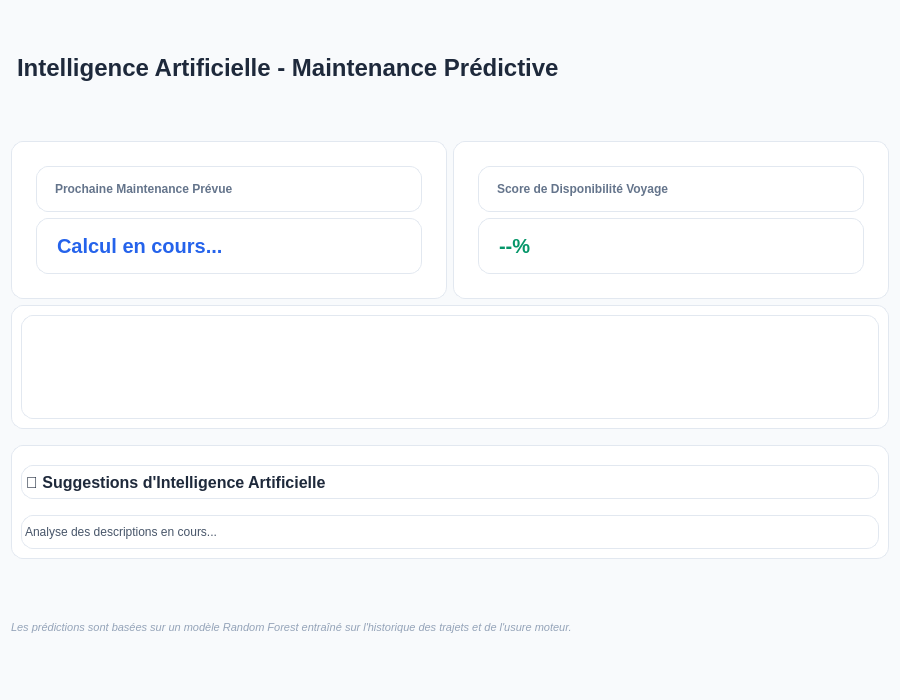
<?xml version="1.0" encoding="UTF-8"?>
<ui version="4.0">
 <class>NavirePredictivePage</class>
 <widget class="QWidget" name="NavirePredictivePage">
  <property name="geometry">
   <rect>
    <x>0</x>
    <y>0</y>
    <width>900</width>
    <height>700</height>
   </rect>
  </property>
  <property name="windowTitle">
   <string>Analyse Prédictive &amp; Maintenance</string>
  </property>
  <property name="styleSheet">
   <string>background-color: #f8fafc;</string>
  </property>
  <layout class="QVBoxLayout" name="mainLayout">
   <item>
    <widget class="QLabel" name="lblHeader">
     <property name="text">
      <string>Intelligence Artificielle - Maintenance Prédictive</string>
     </property>
     <property name="styleSheet">
      <string>font-size: 24px; font-weight: bold; color: #1e293b; padding-bottom: 10px;</string>
     </property>
    </widget>
   </item>
   <item>
    <layout class="QHBoxLayout" name="kpiLayout">
     <item>
      <widget class="QFrame" name="cardMaintenance">
       <property name="styleSheet">
        <string>background-color: #ffffff; border-radius: 12px; padding: 15px; border: 1px solid #e2e8f0;</string>
       </property>
       <layout class="QVBoxLayout" name="v1">
        <item>
         <widget class="QLabel" name="lblMaintTitle">
          <property name="text">
           <string>Prochaine Maintenance Prévue</string>
          </property>
          <property name="styleSheet">
           <string>color: #64748b; font-weight: bold;</string>
          </property>
         </widget>
        </item>
        <item>
         <widget class="QLabel" name="lblMaintValue">
          <property name="text">
           <string>Calcul en cours...</string>
          </property>
          <property name="styleSheet">
           <string>font-size: 20px; font-weight: 800; color: #2563eb;</string>
          </property>
         </widget>
        </item>
       </layout>
      </widget>
     </item>
     <item>
      <widget class="QFrame" name="cardReadiness">
       <property name="styleSheet">
        <string>background-color: #ffffff; border-radius: 12px; padding: 15px; border: 1px solid #e2e8f0;</string>
       </property>
       <layout class="QVBoxLayout" name="v2">
        <item>
         <widget class="QLabel" name="lblReadinessTitle">
          <property name="text">
           <string>Score de Disponibilité Voyage</string>
          </property>
          <property name="styleSheet">
           <string>color: #64748b; font-weight: bold;</string>
          </property>
         </widget>
        </item>
        <item>
         <widget class="QLabel" name="lblReadinessValue">
          <property name="text">
           <string>--%</string>
          </property>
          <property name="styleSheet">
           <string>font-size: 20px; font-weight: 800; color: #059669;</string>
          </property>
         </widget>
        </item>
       </layout>
      </widget>
     </item>
    </layout>
   </item>
   <item>
    <widget class="QFrame" name="cardCharts">
     <property name="styleSheet">
      <string>background-color: #ffffff; border-radius: 12px; border: 1px solid #e2e8f0;</string>
     </property>
     <layout class="QVBoxLayout" name="chartLayout">
      <item>
       <widget class="QWidget" name="chartContainer" native="true">
        <property name="minimumHeight">
         <number>350</number>
        </property>
       </widget>
      </item>
     </layout>
    </widget>
   </item>
   <item>
    <widget class="QFrame" name="cardSuggestions">
     <property name="styleSheet">
      <string>background-color: #ffffff; border-radius: 12px; border: 1px solid #e2e8f0; margin-top: 10px;</string>
     </property>
     <layout class="QVBoxLayout" name="v3">
      <item>
       <widget class="QLabel" name="lblSugTitle">
        <property name="text">
         <string>🧠 Suggestions d'Intelligence Artificielle</string>
        </property>
        <property name="styleSheet">
         <string>font-weight: bold; color: #1e293b; font-size: 16px;</string>
        </property>
       </widget>
      </item>
      <item>
       <widget class="QLabel" name="lblSuggestions">
        <property name="text">
         <string>Analyse des descriptions en cours...</string>
        </property>
        <property name="wordWrap">
         <bool>true</bool>
        </property>
        <property name="styleSheet">
         <string>color: #475569; line-height: 1.4;</string>
        </property>
       </widget>
      </item>
     </layout>
    </widget>
   </item>
   <item>
    <widget class="QLabel" name="lblInfo">
     <property name="text">
      <string>Les prédictions sont basées sur un modèle Random Forest entraîné sur l'historique des trajets et de l'usure moteur.</string>
     </property>
     <property name="styleSheet">
      <string>color: #94a3b8; font-style: italic; font-size: 11px;</string>
     </property>
    </widget>
   </item>
  </layout>
 </widget>
 <resources/>
 <connections/>
</ui>
